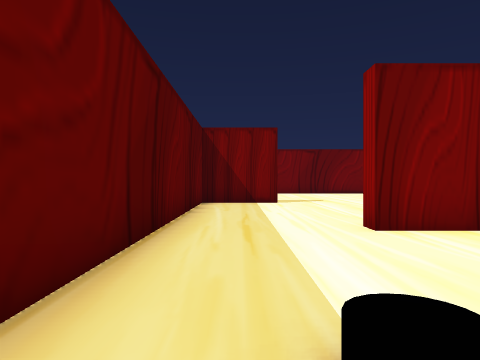
View 1 (above)

16 first-person views from a walk through a scene from a Unity 3-D project. The camera is 1.5 m above the floor, looks level and sees 70° across. The floor is counted in squares, 2 m on a side. Each view is taken from the middle of a square. On the plan, view 1 faces up. The plan holds only what a view shows up to about 11 squares ahead; the rest is blank. The place goes on beyond the plan. The player is left out.

View 2
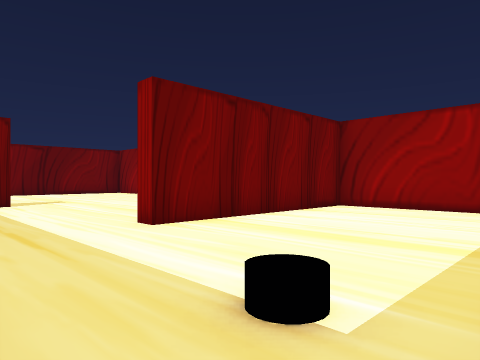

View 3
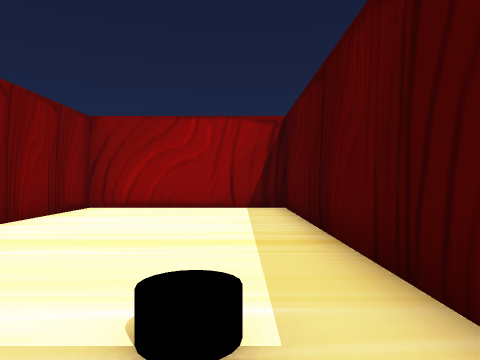

View 4
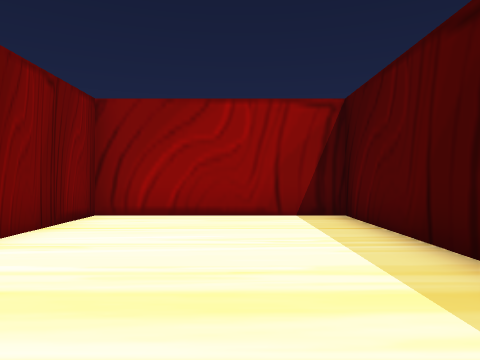

View 5
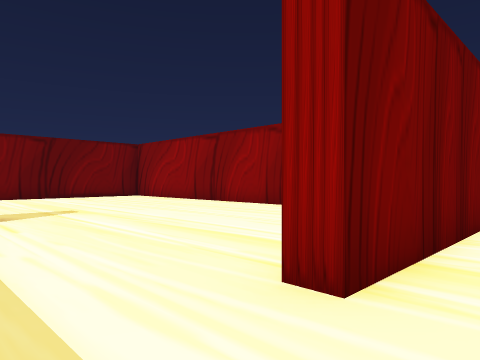

View 6
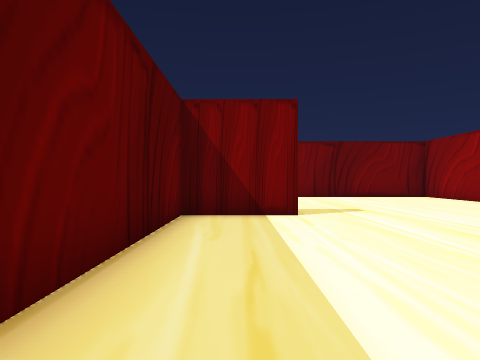

View 7
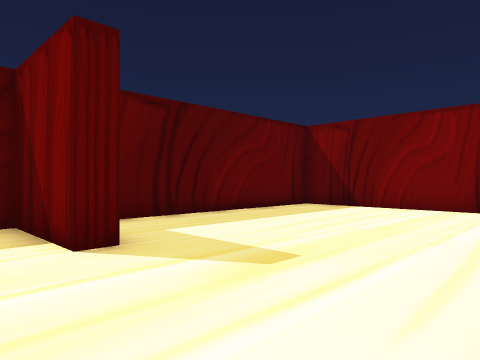

View 8
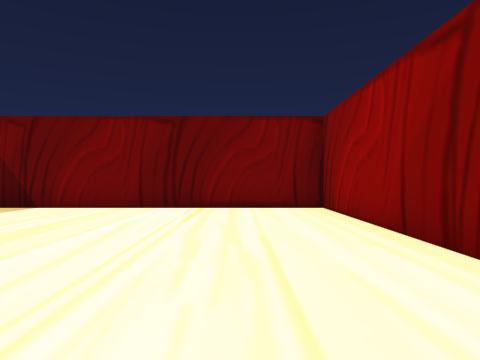

View 9
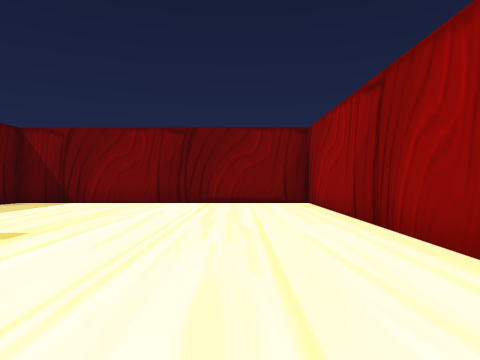

View 10
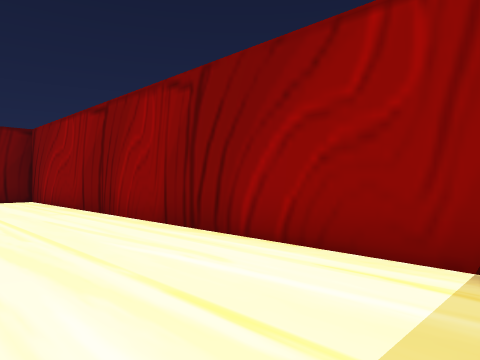

View 11
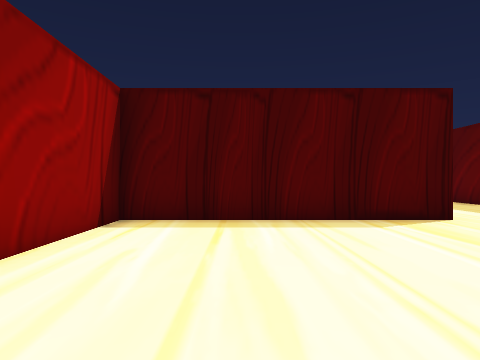

View 12
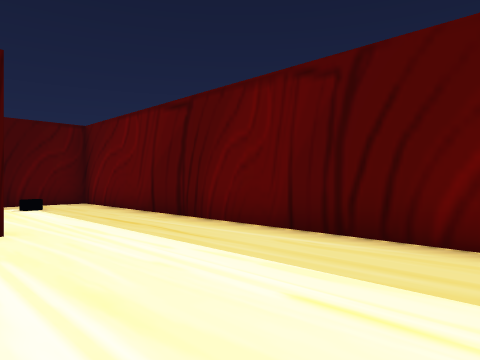

View 13
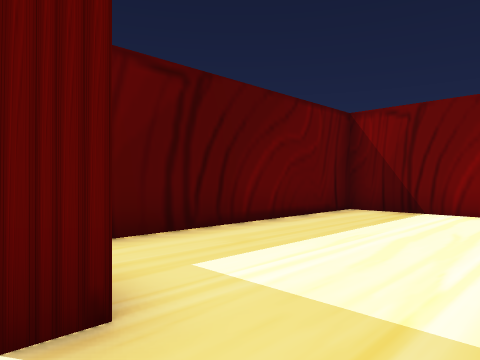

View 14
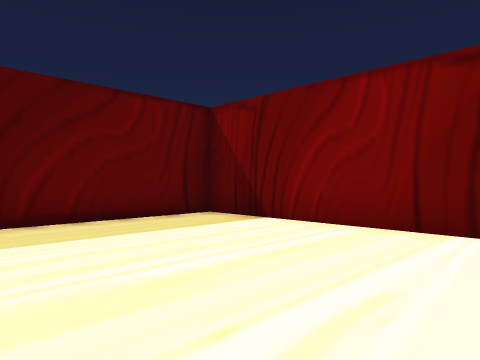

View 15
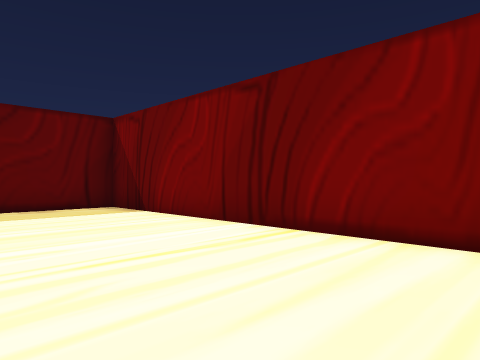

View 16
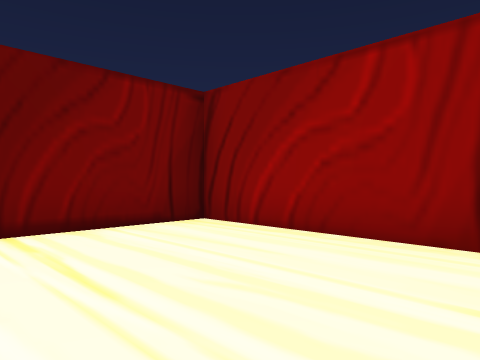

### Floor plan
Ten units are one square. View 1 is at (0, 0); x grows to the right and y downward. Boxes are objects, and circles mark ways between rooms. Rooms are numbered by the first view taken in them; rooms with no view inside come last. Other rooms are left out.
<svg viewBox="-17 -198 105 205">
<path fill="none" stroke="#000" d="M-12 -56 -12 2 83 2 83 -51 20 -51 20 -56M12 -119 12 -113 -12 -113 -12 -56M20 -56 83 -56 83 -193 -12 -193 -12 -129"/>
<rect x="5" y="-15" width="10" height="10" fill="#bbb"><title>other object</title></rect>
<circle cx="-5" cy="-60" r="3" fill="#2a7"/>
<circle cx="30" cy="-60" r="3" fill="#2a7"/>
<text x="30" y="-20">1</text>
<text x="30" y="-130">2</text>
</svg>
Room 1 opens to room 2.

Where each view was taken, in squares from view 1:
view 1: 0 up, 0 right, facing up
view 2: 0 up, 1 left, facing up-right
view 3: 1 up, 1 left, facing right
view 4: 2 up, 1 right, facing right
view 5: 4 up, 0 right, facing up-right
view 6: 4 up, 0 right, facing up
view 7: 10 up, 5 right, facing up-left
view 8: 10 up, 6 right, facing up
view 9: 8 up, 6 right, facing up
view 10: 6 up, 5 right, facing up-right
view 11: 12 up, 6 right, facing down
view 12: 11 up, 3 right, facing down-left
view 13: 11 up, 3 right, facing up-left
view 14: 14 up, 5 right, facing up-left
view 15: 15 up, 8 right, facing up-left
view 16: 14 up, 4 right, facing up-right
